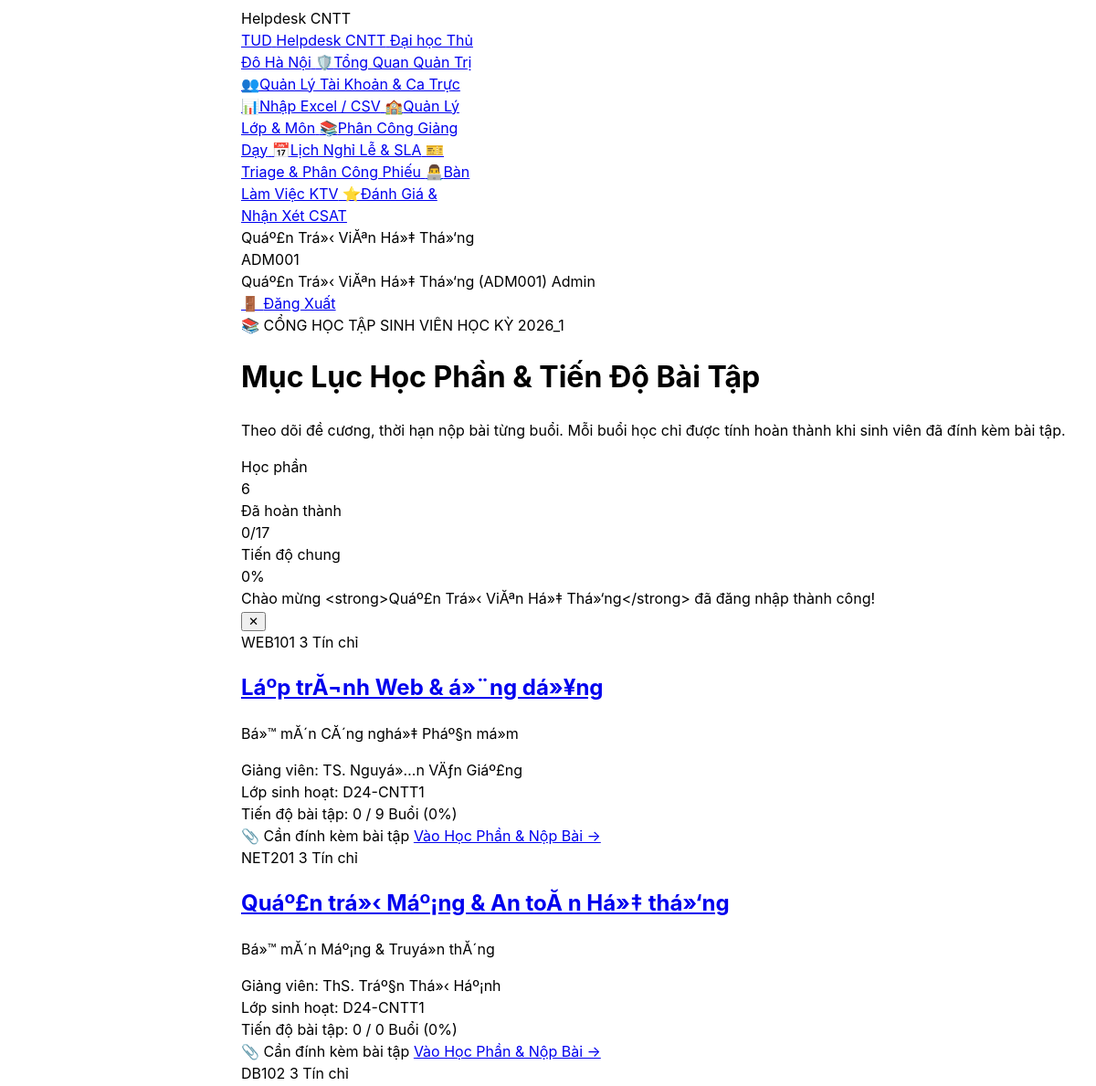
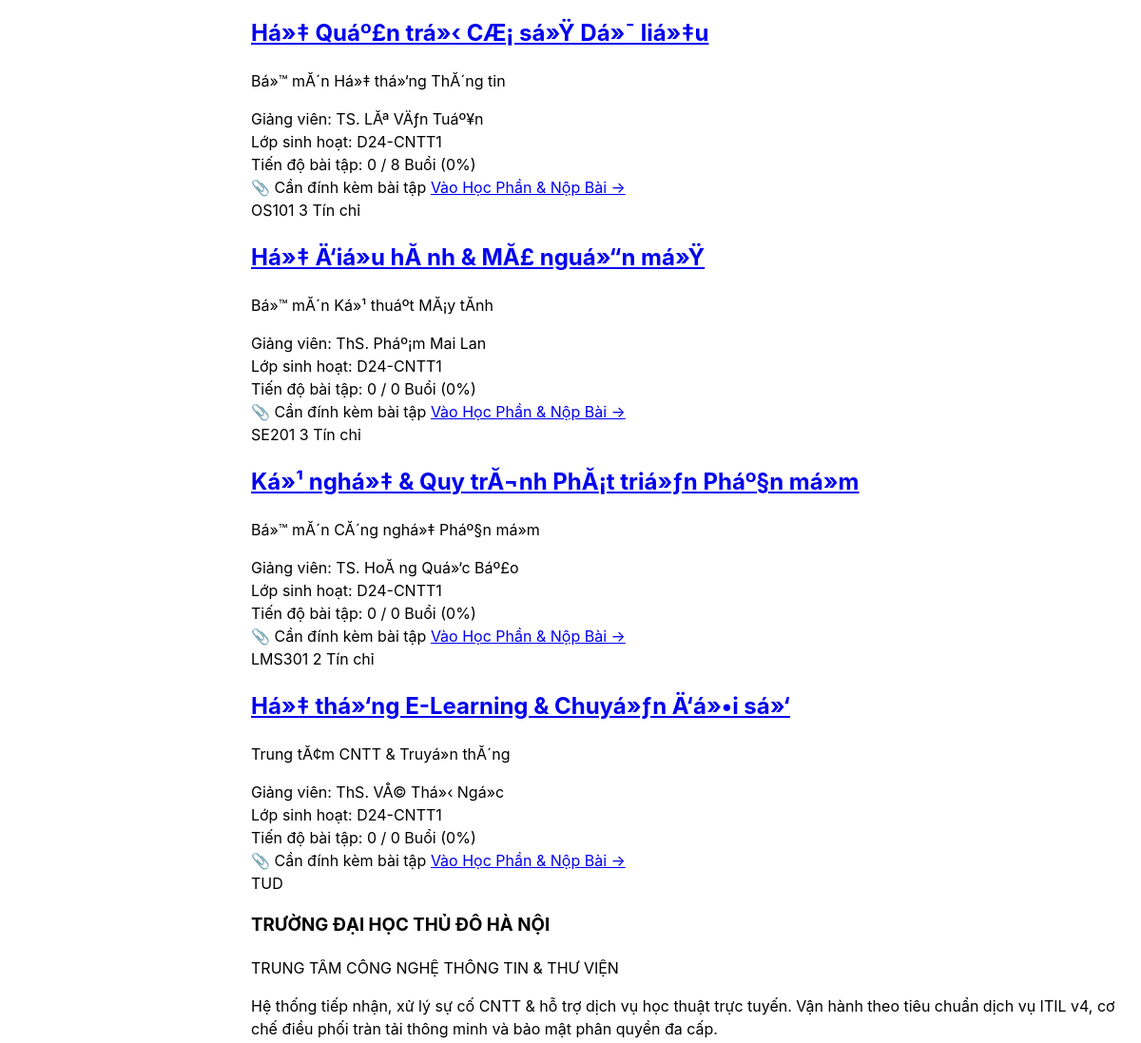
Before: /student/index.php (signed in, upper part) with the older database file (2 pictures, top to bottom).
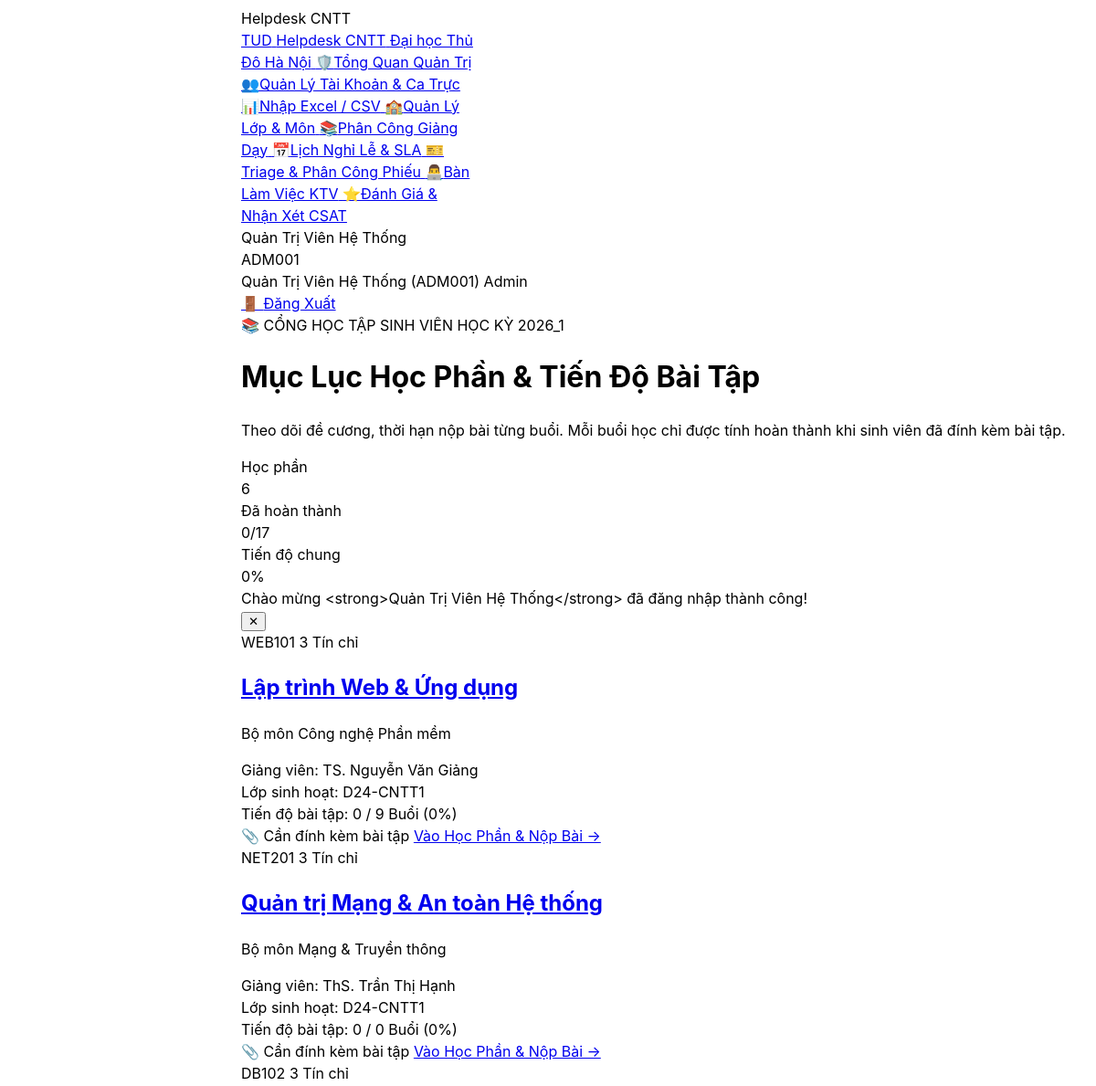
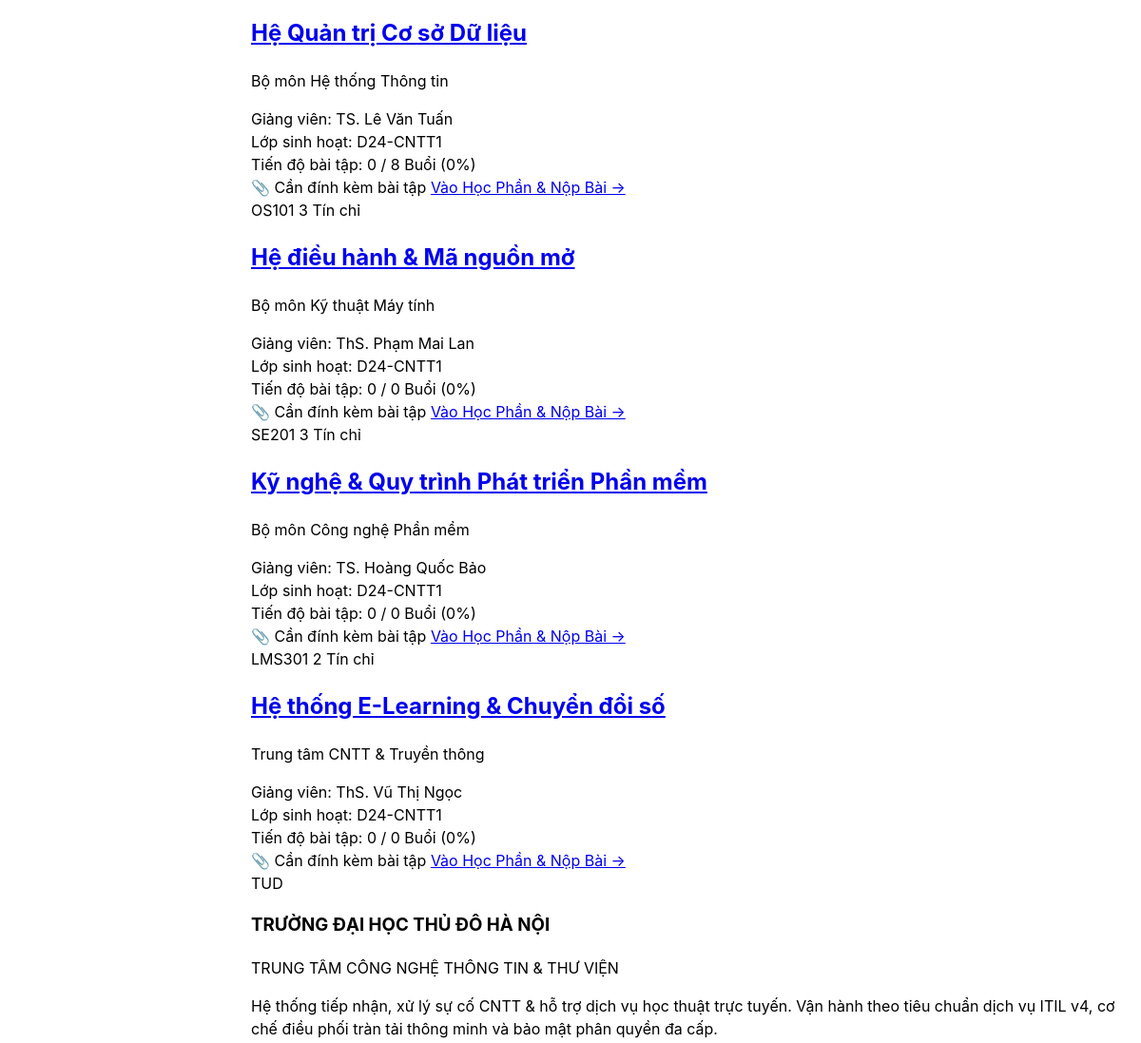
After: the same page with the newer database file (2 pictures, top to bottom).
### tables this page shows
CREATE TABLE `course_assignments` (
  `id` int(10) unsigned NOT NULL AUTO_INCREMENT,
  `class_id` int(10) unsigned NOT NULL,
  `course_id` int(10) unsigned NOT NULL,
  `lecturer_id` int(10) unsigned NOT NULL,
  `semester` varchar(20) NOT NULL DEFAULT '2026_1',
  `academic_year` varchar(20) NOT NULL DEFAULT '2026-2027',
  `created_at` datetime NOT NULL DEFAULT current_timestamp(),
  PRIMARY KEY (`id`),
  UNIQUE KEY `uq_course_class_semester` (`class_id`,`course_id`,`semester`),
  KEY `fk_course_assign_course` (`course_id`),
  KEY `fk_course_assign_lecturer` (`lecturer_id`),
  CONSTRAINT `fk_course_assign_class` FOREIGN KEY (`class_id`) REFERENCES `classes` (`id`) ON DELETE CASCADE,
  CONSTRAINT `fk_course_assign_course` FOREIGN KEY (`course_id`) REFERENCES `courses` (`id`) ON DELETE CASCADE,
  CONSTRAINT `fk_course_assign_lecturer` FOREIGN KEY (`lecturer_id`) REFERENCES `users` (`id`) ON DELETE CASCADE
);

CREATE TABLE `courses` (
  `id` int(10) unsigned NOT NULL AUTO_INCREMENT,
  `course_code` varchar(30) NOT NULL,
  `name` varchar(100) NOT NULL,
  `credits` tinyint(3) unsigned NOT NULL DEFAULT 3,
  `department` varchar(100) NOT NULL DEFAULT 'Bộ môn Công nghệ Phần mềm',
  `created_at` datetime NOT NULL DEFAULT current_timestamp(),
  PRIMARY KEY (`id`),
  UNIQUE KEY `uq_courses_code` (`course_code`)
);

CREATE TABLE `classes` (
  `id` int(10) unsigned NOT NULL AUTO_INCREMENT,
  `class_code` varchar(30) NOT NULL,
  `name` varchar(100) NOT NULL,
  `cohort` varchar(20) NOT NULL DEFAULT 'D24',
  `faculty` varchar(100) NOT NULL DEFAULT 'Khoa Công nghệ Thông tin',
  `academic_year` varchar(30) NOT NULL DEFAULT '2024-2028',
  `created_at` datetime NOT NULL DEFAULT current_timestamp(),
  PRIMARY KEY (`id`),
  UNIQUE KEY `uq_classes_code` (`class_code`)
);

### app/Controllers/Student/CourseController.php (called while the page is built, shortened)
<?php
require_once __DIR__ . '/../../Models/CourseLesson.php';
class CourseController
{
    private CourseLesson $model;
    public function __construct(?CourseLesson $model = null)
    {
        $this->model = $model ?: new CourseLesson();
    }
    private function requireStudent(): int
    {
        $role = $_SESSION['user']['role'] ?? '';
        return (int)$_SESSION['user']['id'];
    }
    public function index(): void
    {
        $studentId = $this->requireStudent();
        $courses = $this->model->getStudentCourses($studentId);
        require __DIR__ . '/../../../views/student/courses/index.php';
    }
}

### student/index.php (called while the page is built, shortened)
<?php
require_once __DIR__ . '/../app/Controllers/Student/CourseController.php';
$action = $_GET['action'] ?? ($_POST['action'] ?? 'courses');
match ($action) {
    'courses'                  => (new CourseController())->index(),
    'course_detail'            => (new CourseController())->detail(),
    'course_submit'            => (new CourseController())->submitAssignment(),
    'course_delete_submission' => (new CourseController())->deleteSubmission(),
    'api_lessons'              => (new CourseController())->apiLessons(),
    'ratings', 'index'         => (new RatingController())->index(),
    'rating_create', 'create'  => (new RatingController())->create(),
    'rating_edit', 'edit'      => (new RatingController())->edit(),
    'rating_delete', 'delete'  => (new RatingController())->delete(),
    'tickets'                  => header('Location: ../tickets/index.php') . exit,
    'ticket_create'            => header('Location: ../tickets/create.php') . exit,
    'ticket_show'              => header('Location: ../tickets/show.php?id=' . (int)($_GET['id'] ?? 1)) . exit,
    default                    => (new CourseController())->index(),
};

### config/database.php (called while the page is built, shortened)
<?php
if (!function_exists('db')) {
    function db(): PDO {
        static $pdo = null;
        if (class_exists('App\Core\Database')) {
            $pdo = \App\Core\Database::getConnection();
            return $pdo;
        }
        return $pdo;
    }
}
return [
    'driver'    => 'mysql',
    'host'      => '127.0.0.1',
    'port'      => 3306,
    'database'  => 'helpdesk_thudo',
    'username'  => 'root',
    'password'  => '12345678',
    'charset'   => 'utf8mb4',
    'collation' => 'utf8mb4_unicode_ci',
    'options'   => [
        PDO::ATTR_ERRMODE            => PDO::ERRMODE_EXCEPTION,
        PDO::ATTR_DEFAULT_FETCH_MODE => PDO::FETCH_ASSOC,
        PDO::ATTR_EMULATE_PREPARES   => true,
    ],
];

### app/Models/CourseLesson.php (called while the page is built, shortened)
<?php
require_once __DIR__ . '/../../config/database.php';
class CourseLesson
{
    private PDO $pdo;
    public function __construct(?PDO $pdo = null)
    {
        $this->pdo = $pdo ?: db();
    }
    public function getStudentCourses(int $studentId): array
    {
        $stmtUser = $this->pdo->prepare("SELECT class_id FROM users WHERE id = :sid");
        $stmtUser->execute([':sid' => $studentId]);
        $classId = (int)$stmtUser->fetchColumn();
        if ($classId <= 0) {
            $stmtCs = $this->pdo->prepare("SELECT class_id FROM class_students WHERE student_id = :sid ORDER BY id DESC LIMIT 1");
            $stmtCs->execute([':sid' => $studentId]);
            $classId = (int)$stmtCs->fetchColumn();
        }
        if ($classId <= 0) {
            $classId = 1;
        }
        $sql = "SELECT
                    ca.id AS assignment_id,
                    ca.class_id,
                    ca.semester,
                    ca.academic_year,
                    c.id AS course_id,
                    c.course_code,
                    c.name AS course_name,
                    c.credits,
                    c.department,
                    cl.name AS class_name,
                    cl.class_code,
                    COALESCE(u.name, 'Chưa chỉ định') AS lecturer_name,
                    u.email AS lecturer_email
                FROM course_assignments ca
                JOIN courses c ON c.id = ca.course_id
                JOIN classes cl ON cl.id = ca.class_id
                LEFT JOIN users u ON u.id = ca.lecturer_id
                WHERE ca.class_id = :class_id
                ORDER BY c.id ASC";
        $stmt = $this->pdo->prepare($sql);
        $stmt->execute([':class_id' => $classId]);
        $courses = $stmt->fetchAll(PDO::FETCH_ASSOC);
        $lessonStmt = $this->pdo->prepare("SELECT COUNT(*) FROM course_lessons WHERE course_id = :cid");
        $subStmt = $this->pdo->prepare(
            "SELECT COUNT(DISTINCT s.lesson_id)
             FROM student_assignment_submissions s
             JOIN course_lessons l ON l.id = s.lesson_id
             WHERE l.course_id = :cid AND s.student_id = :sid AND s.is_completed = 1 AND s.file_path != ''"
        );
        foreach ($courses as &$c) {
            $cid = (int)$c['course_id'];
            $lessonStmt->execute([':cid' => $cid]);
            $totalLessons = (int)$lessonStmt->fetchColumn();
            $subStmt->execute([':cid' => $cid, ':sid' => $studentId]);
            $completedLessons = (int)$subStmt->fetchColumn();
        }
        return $courses;
    }
}

### views/student/courses/index.php (the view, shortened to what the rows shown need)
<?php
require_once __DIR__ . '/../../../config/database.php';
?>
<!DOCTYPE html>
<html lang="vi">
<head>
    <script src="https://www.gstatic.com/antigravity/web/dev/tailwindcss.min.js"></script>
</head>
<body class="bg-slate-50 text-slate-800 font-sans antialiased min-h-screen flex flex-col justify-between">
<?php require_once __DIR__ . '/../../../includes/navbar.php'; ?>
<main class="flex-1 max-w-7xl mx-auto w-full px-4 sm:px-6 lg:px-8 py-6 space-y-6">
    <div class="bg-gradient-to-r from-slate-900 via-indigo-950 to-slate-900 text-white rounded-3xl p-6 shadow-md border border-indigo-900/50 flex flex-col md:flex-row md:items-center justify-between gap-4">
        <div>
            <h1 class="text-2xl font-black text-white">
                Mục Lục Học Phần & Tiến Độ Bài Tập
            </h1>
        </div>
    </div>
    <div class="grid grid-cols-1 md:grid-cols-2 lg:grid-cols-3 gap-5">
        <?php if (empty($courses)): ?>
            <div class="col-span-full bg-white rounded-3xl p-12 text-center border border-slate-200">
                <div class="text-4xl mb-3">📭</div>
                <h3 class="text-base font-bold text-slate-800">Chưa có học phần nào được phân công</h3>
                <p class="text-xs text-slate-500 mt-1">Lớp của bạn hiện chưa được phân công môn học trong học kỳ này.</p>
            </div>
        <?php else: ?>
            <?php foreach ($courses as $c): ?>
                <?php
                    $pct = (int)$c['progress_pct'];
                    $isAllDone = $pct === 100;
                ?>
                <div class="bg-white rounded-3xl border border-slate-200 shadow-sm hover:shadow-md transition flex flex-col justify-between overflow-hidden group">
                    <div class="p-5 space-y-3">
                        <div class="flex items-center justify-between gap-2">
                            <span class="px-2.5 py-1 bg-indigo-50 text-indigo-700 font-black text-xs rounded-xl border border-indigo-100">
                                <?= htmlspecialchars($c['course_code']) ?>
                            </span>
                            <span class="text-[11px] font-semibold text-slate-500">
                                <?= (int)$c['credits'] ?> Tín chỉ
                            </span>
                        </div>
                        <div>
                            <h2 class="text-base font-bold text-slate-900 group-hover:text-indigo-600 transition line-clamp-1">
                                <a href="index.php?action=course_detail&course_id=<?= (int)$c['course_id'] ?>">
                                    <?= htmlspecialchars($c['course_name']) ?>
                                </a>
                            </h2>
                            <p class="text-[11px] text-slate-400 mt-0.5 line-clamp-1">
                                <?= htmlspecialchars($c['department']) ?>
                            </p>
                        </div>
                        <div class="pt-2 border-t border-slate-100 space-y-1.5 text-xs text-slate-600">
                            <div class="flex items-center justify-between">
                                <span class="text-slate-400 text-[11px]">Giảng viên:</span>
                                <span class="font-semibold text-slate-800 truncate max-w-[170px]"><?= htmlspecialchars($c['lecturer_name']) ?></span>
                            </div>
                            <div class="flex items-center justify-between">
                                <span class="text-slate-400 text-[11px]">Lớp sinh hoạt:</span>
                                <span class="font-mono text-slate-700"><?= htmlspecialchars($c['class_code']) ?></span>
                            </div>
                        </div>
                        <div class="space-y-1 pt-1">
                            <div class="flex justify-between items-center text-xs">
                                <span class="text-[11px] font-bold text-slate-600">Tiến độ bài tập:</span>
                                <span class="font-extrabold <?= $isAllDone ? 'text-emerald-600' : 'text-indigo-600' ?>">
                                    <?= (int)$c['completed_lessons'] ?> / <?= (int)$c['total_lessons'] ?> Buổi (<?= $pct ?>%)
                                </span>
                            </div>
                        </div>
                    </div>
                    <div class="px-5 py-3.5 bg-slate-50 border-t border-slate-100 flex items-center justify-between">
                        <span class="text-[11.5px] font-medium <?= $isAllDone ? 'text-emerald-600' : 'text-slate-500' ?>">
                            <?= $isAllDone ? '🎉 Đã hoàn tất cả buổi' : '📎 Cần đính kèm bài tập' ?>
                        </span>
                        <a href="index.php?action=course_detail&course_id=<?= (int)$c['course_id'] ?>" class="inline-flex items-center gap-1 text-xs font-bold text-indigo-600 hover:text-indigo-800 group-hover:translate-x-0.5 transition">
                            Vào Học Phần & Nộp Bài →
                        </a>
                    </div>
                </div>
            <?php endforeach; ?>
        <?php endif; ?>
    </div>
</main>
</body>
</html>

Changed rows visible on the page:
changed through a linked row, course_assignments "WEB101": course.name "Láº­p trĂ¬nh Web & á»¨ng dá»¥ng" → "Lập trình Web & Ứng dụng"; course.department "Bá»™ mĂ´n CĂ´ng nghá»‡ Pháº§n má»m" → "Bộ môn Công nghệ Phần mềm"; lecturer_name "TS. Nguyá»…n VÄƒn Giáº£ng" → "TS. Nguyễn Văn Giảng"
changed through a linked row, course_assignments "NET201": course.name "Quáº£n trá»‹ Máº¡ng & An toĂ n Há»‡ thá»‘ng" → "Quản trị Mạng & An toàn Hệ thống"; course.department "Bá»™ mĂ´n Máº¡ng & Truyá»n thĂ´ng" → "Bộ môn Mạng & Truyền thông"; lecturer_name "ThS. Tráº§n Thá»‹ Háº¡nh" → "ThS. Trần Thị Hạnh"
changed through a linked row, course_assignments "DB102": course.name "Há»‡ Quáº£n trá»‹ CÆ¡ sá»Ÿ Dá»¯ liá»‡u" → "Hệ Quản trị Cơ sở Dữ liệu"; course.department "Bá»™ mĂ´n Há»‡ thá»‘ng ThĂ´ng tin" → "Bộ môn Hệ thống Thông tin"; lecturer_name "TS. LĂª VÄƒn Tuáº¥n" → "TS. Lê Văn Tuấn"
changed through a linked row, course_assignments "OS101": course.name "Há»‡ Ä‘iá»u hĂ nh & MĂ£ nguá»“n má»Ÿ" → "Hệ điều hành & Mã nguồn mở"; course.department "Bá»™ mĂ´n Ká»¹ thuáº­t MĂ¡y tĂ­nh" → "Bộ môn Kỹ thuật Máy tính"; lecturer_name "ThS. Pháº¡m Mai Lan" → "ThS. Phạm Mai Lan"
changed through a linked row, course_assignments "SE201": course.name "Ká»¹ nghá»‡ & Quy trĂ¬nh PhĂ¡t triá»ƒn Pháº§n má»m" → "Kỹ nghệ & Quy trình Phát triển Phần mềm"; course.department "Bá»™ mĂ´n CĂ´ng nghá»‡ Pháº§n má»m" → "Bộ môn Công nghệ Phần mềm"; lecturer_name "TS. HoĂ ng Quá»‘c Báº£o" → "TS. Hoàng Quốc Bảo"
changed through a linked row, course_assignments "LMS301": course.name "Há»‡ thá»‘ng E-Learning & Chuyá»ƒn Ä‘á»•i sá»‘" → "Hệ thống E-Learning & Chuyển đổi số"; course.department "Trung tĂ¢m CNTT & Truyá»n thĂ´ng" → "Trung tâm CNTT & Truyền thông"; lecturer_name "ThS. VÅ© Thá»‹ Ngá»c" → "ThS. Vũ Thị Ngọc"
Other visible differences:
$currentUser['name']: "Quáº£n Trá»‹ ViĂªn Há»‡ Thá»‘ng" → "Quản Trị Viên Hệ Thống"
$flash['message']: "Chào mừng <strong>Quáº£n Trá»‹ ViĂªn Há»‡ Thá»‘ng</strong> đã đăng nhập thành công!" → "Chào mừng <strong>Quản Trị Viên Hệ Thống</strong> đã đăng nhập thành công!"
